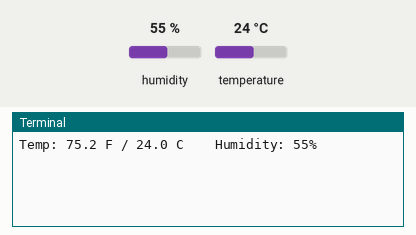
Recording of a program running on a simulated Raspberry Pi (BCM pin numbers). On the bench: the last lines printed to the terminal. Inputs (shaded band) come from the test bench; at power-on: humidity 55 %, temperature 24 °C.

Above: at 1.2 s.
1.3 s: humidity set to 22 %
At 3.3 s:
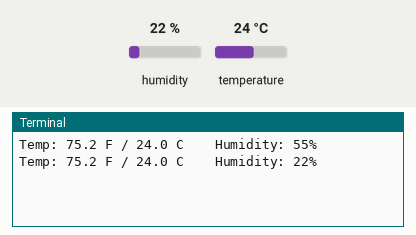
4.3 s: temperature set to 12 °C
At 5.7 s:
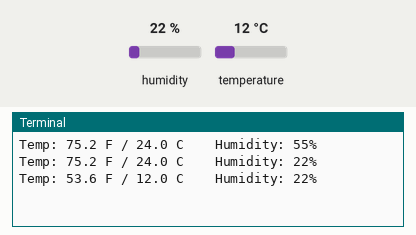
7.3 s: humidity set to 40 %
At 10.5 s:
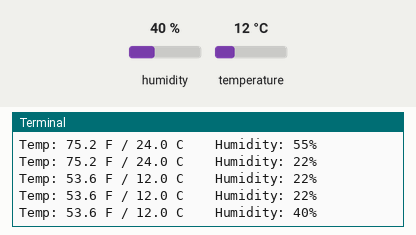
Timing chart, 0 to 12.0 s (numbered marks = the images above; inputs shaded):
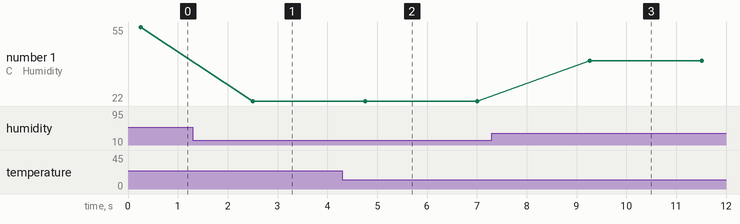

The program:

27._________.py
```python
#!/usr/bin/env python
# coding: utf-8

# <center><img src="./image/CLBLOGO.jpg" alt="创乐博" style="width: 300px;"/></center>
#
# # 27.湿度传感器检测实验
#
# @－－－－湖南创乐博智能科技有限公司－－－－<br>
# @  文件名：27.湿度传感器检测实验.py <br>
# @  版本：V2.0 <br>
# @  author: zhulin<br>
# @  说明：湿度传感器检测实验
# 湿度传感器检测实验，通过adafruit_dht库可以直接读取对应的温度值和湿度值，然后在jupyter 界面下打印出温度值和湿度值！！！！！！<br>

# ## 1.导入必要的库文件

# In[ ]:


import time
import board
import adafruit_dht


# ## 2.DHT11 温湿度传感器管脚定义

# In[ ]:


makerobo_dhtDevice = adafruit_dht.DHT11(board.D17)


# ## 3.功能函数

# In[ ]:


# 循环函数
def loop():
    while True:
        try:
            # 将数值打印到串口
            temperature_c = makerobo_dhtDevice.temperature
            temperature_f = temperature_c * (9 / 5) + 32
            humidity = makerobo_dhtDevice.humidity
            print("Temp: {:.1f} F / {:.1f} C    Humidity: {}% ".format(temperature_f, temperature_c, humidity))
        except RuntimeError as error:
            print(error.args[0])
            time.sleep(2.0)
            continue
        except Exception as error:
            dhtDevice.exit()
            raise error
        time.sleep(2.0)


# ## 4.主程序

# In[ ]:


# 程序入口
if __name__ == '__main__':
    try:
        while True:
            loop()
    except KeyboardInterrupt:
        pass
```

Measured:
- after the input at 1.3 s, the terminal: prints a new line after 1.2 s (image 1)
- after the input at 4.3 s, the terminal: prints a new line after 0.46 s (image 2)
- after the input at 7.3 s, the terminal: prints a new line after 2.0 s (image 3)
- plotted number 1: 55 → 22 after the input at 1.3 s, 22 → 40 after the input at 7.3 s
